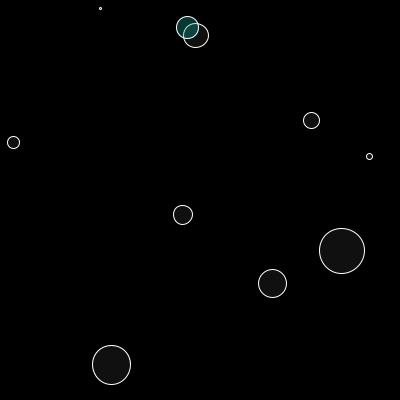
Frame 1 (no input)
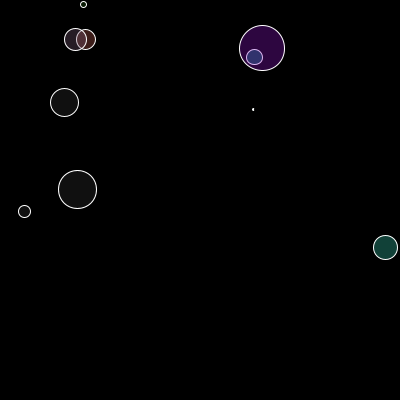
Frame 60 (the mouse pressed at the canvas centre just before this capture)
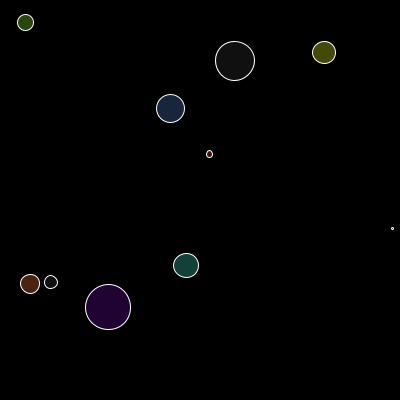
Frame 120 (the mouse held since frame 60 and released just before this capture)

The Processing sketch that drew these frames (run headless with seeded random() and noise(); from frame 60 on, the mouse is pressed at the canvas centre):

// Processing sketch: exo18_3
// ── exo18_3.pde
ArrayList<Balle> balles = new ArrayList();
int NbBalles = 10;

void setup() {
  size(400, 400);
  for (int nmb=0; nmb < NbBalles; nmb++) {
    balles.add(new Balle(random(30)));
  }
}

void draw() {
  background(0);
  for (int i = 0; i<balles.size(); i++) {
    balles.get(i).bouger();
    balles.get(i).dessiner();
    for (int j = 0; j<balles.size(); j++) {
      if (i != j && balles.get(i).intersecte(balles.get(j))) {
        balles.get(i).changerColor();
        balles.get(j).changerColor();
      }
    }
  }
}

// ── Balle.pde
class Balle {
  float r;      // Rayon
  float x, y;   // Position
  float vx, vy; // Vitesse
  color coulor;

  Balle(float r) {
    this.r = r;
    x = random(r+2, width-(r+2));
    y = random(r+2, height-(r+2));
    vx = random(-5, 5);
    vy = random(-5, 5);
    this.coulor = color(50, 50, 50);
  }

  void bouger() {
    x += vx;
    y += vy;
    if (x-r < 0 || x+r > width) {
      vx *= -1;
    }
    if (y-r < 0 || y+r > height) {
      vy *= -1;
    }
  }

  void dessiner() {
    stroke(255);
    fill(coulor, 80);
    ellipse(x, y, 2 * r, 2 * r);
  }
  
  boolean intersecte(Balle b) {
    return dist(x, y, b.x, b.y) < r + b.r;
  }
  
  void changerColor() {
    coulor = color(random(255), random(255), random(255));
  }
}
